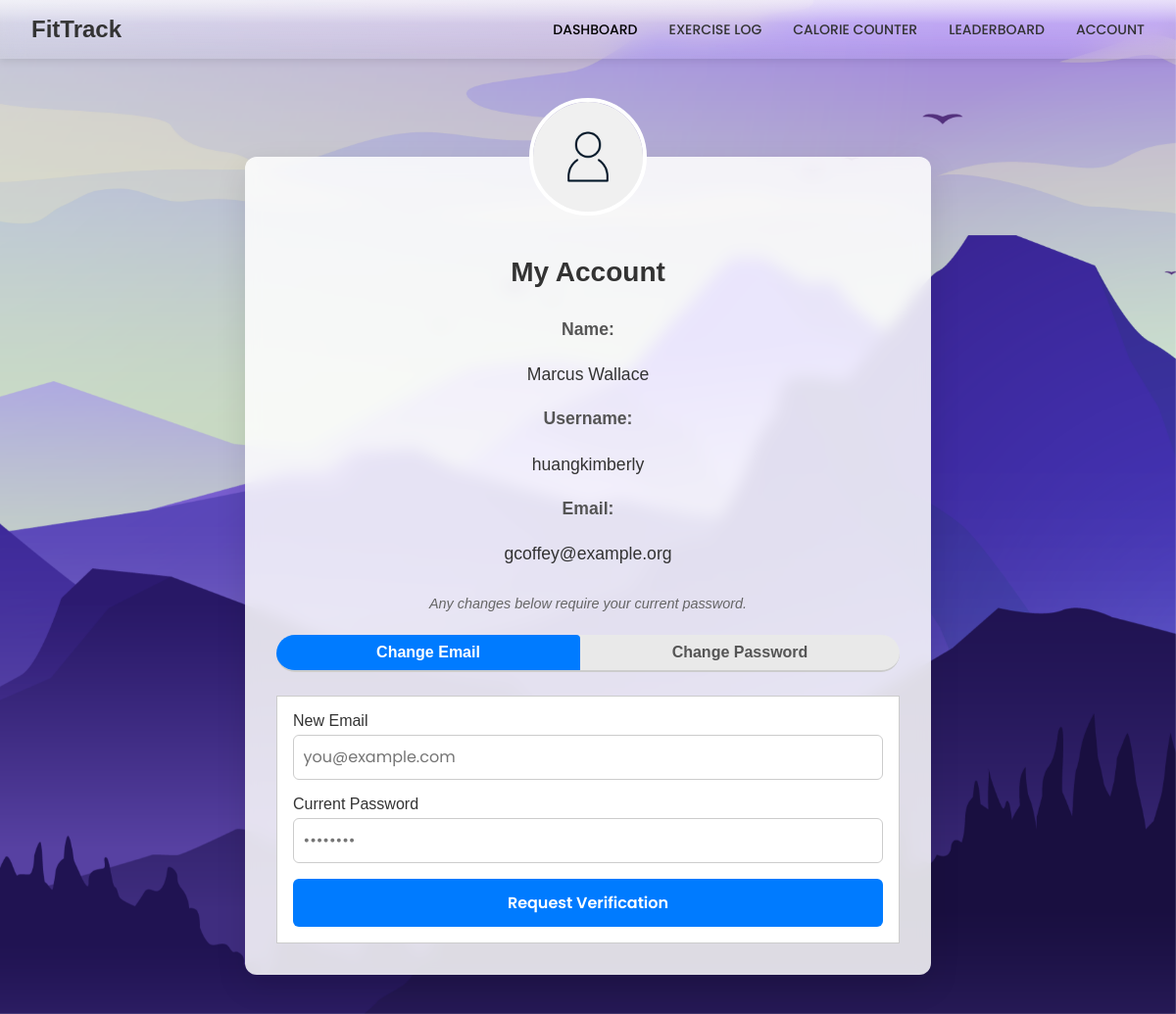
The page /account (signed in) on the database its author committed.
### app/models.py (models this page shows)
class User(db.Model):
    __tablename__ = "user"
    id = db.Column(db.Integer, primary_key=True)
    username = db.Column(db.String(100), unique=True, nullable=False)
    full_name = db.Column(db.String(100), nullable=False)
    email = db.Column(db.String(100), unique=True, nullable=False)
    password = db.Column(db.String(100), nullable=False)
    team = db.Column(db.String(100), nullable=True)
    profile_img = db.Column(db.String(255), nullable=True)
    reset_token = db.Column(db.String(100), nullable=True)
    verification_token = db.Column(db.String(100), nullable=True)
    is_verified = db.Column(db.Boolean, default=False)
    email_change_token = db.Column(db.String(64), nullable=True)
    new_email_temp = db.Column(db.String(120), nullable=True)
    exercises = db.relationship('Exercise', backref='user', lazy=True)
    meals = db.relationship('Meal', backref='user', lazy=True)
    exercise_logs = db.relationship('ExerciseLog', backref='user', lazy=True)
    meal_logs = db.relationship('MealLog', backref='user', lazy=True)

### app/auth.py (the view)
@app.route('/account')
def account():
    if 'user_id' not in session:
        return redirect(url_for('login'))  # Force login if not logged in
    user_id = session['user_id']
    user = User.query.get(user_id)
    return render_template('account.html', user=user)

### app/templates/account.html (shortened to what this page needs)
{% extends "baselogin.html" %}
{% block head %}
  <link rel="stylesheet" href="{{ url_for('static', filename='css/account.css') }}">
{% endblock %}
{% block header %}
  {% include 'header.html' %}
{% endblock %}
{% block content %}
<div class="container-fluid account-page">
  <div class="account-card">
    <form action="{{ url_for('upload_avatar') }}" method="POST" enctype="multipart/form-data" class="avatar-wrapper">
      <label for="avatar-input">
        <img src="{{ url_for('static', filename=user.profile_img or 'images/avatar.webp') }}" alt="Profile avatar" class="avatar">
      </label>
    </form>
    <h2 class="account-heading">My Account</h2>
    <div class="account-info">
      <p class="info-item"><strong>Name:</strong><br>{{ user.full_name }}</p>
      <p class="info-item"><strong>Username:</strong><br>{{ user.username }}</p>
      <p class="info-item"><strong>Email:</strong><br>{{ user.email }}</p>
    </div>
    <p class="info-note">Any changes below require your current password.</p>
    <ul class="tabs" role="tablist">
      <li class="tab-link active" data-tab="tab-email">Change Email</li>
      <li class="tab-link" data-tab="tab-password">Change Password</li>
    </ul>
    <div id="tab-email" class="tab-content active">
      <form action="{{ url_for('settings') }}" method="POST">
        <div class="form-group">
          <label for="new_email">New Email</label>
          <input type="email" id="new_email" name="new_email" placeholder="you@example.com" required>
        </div>
        <div class="form-group">
          <label for="current_password_email">Current Password</label>
          <input type="password" id="current_password_email" name="current_password" placeholder="••••••••" required>
        </div>
        <button type="submit" class="btn">Request Verification</button>
      </form>
    </div>
  </div>
</div>
{% endblock %}

### app/templates/baselogin.html (shortened to what this page needs)
<!DOCTYPE html>
<html lang="en">
<head>
  <link rel="stylesheet" href="{{ url_for('static', filename='css/login_page.css') }}">
  <link rel="stylesheet" href="{{ url_for('static', filename='css/header.css') }}">
  <link rel="stylesheet" href="{{ url_for('static', filename='css/styles.css') }}">
  <link href="https://unpkg.com/boxicons@2.1.4/css/boxicons.min.css" rel="stylesheet">
  {% block head %}{% endblock %}
</head>
<body class="{% if request.endpoint in ['login', 'reset_pass', 'signup', 'usernamepassreset'] %}login{% endif %}">
  <img src="{{ url_for('static', filename='images/login-bg.png') }}" alt="Background" class="login__bg">
  {% block header %}{% endblock %}
  {% block content %}{% endblock %}
</body>
</html>

### app/templates/header.html (shortened to what this page needs)
<header class="main-header">
  <div class="header-inner">
    <a href="{{ url_for('dashboard') }}" class="logo">FitTrack</a>
    <nav>
      <ul class="nav-links">
        <li><a href="{{ url_for('dashboard') }}" class="active">Dashboard</a></li>
        <li><a href="{{ url_for('exercise_log') }}">Exercise Log</a></li>
        <li><a href="{{ url_for('calorie_counter') }}">Calorie Counter</a></li>
        <li><a href="{{ url_for('leaderboard') }}">Leaderboard</a></li>
        <li><a href="{{ url_for('account') }}">Account</a></li>
      </ul>
    </nav>
  </div>
</header>

### app/static/css/login_page.css (style rules this page uses)
:root { --white-color: hsl(0, 0%, 100%); --black-color: hsl(0, 0%, 0%); --body-font: "Poppins", sans-serif; --h1-font-size: 2rem; --normal-font-size: 1rem; --small-font-size: 0.813rem; }
* { box-sizing: border-box; padding: 0; margin: 0; }
body, input, button { font-family: var(--body-font); font-size: var(--normal-font-size); }
a { text-decoration: none; }
img { display: block; max-width: 100%; height: auto; }
.login__bg { position: absolute; width: 100%; height: 100%; object-fit: cover; object-position: center; }

### app/static/css/header.css (style rules this page uses)
.main-header { position: fixed; top: 0; left: 0; width: 100%; z-index: 1000; background: linear-gradient( to bottom, rgba(255,255,255,0.6) 0%, rgba(255,255,255,0.3) 40%, rgba(255,255,255,0.1) 100% ) !important; backdrop-filter: blur(12px) saturate(120%) !important; box-shadow: 0 2px 8px rgba(0,0,0,0.1) !important; border-bottom: none !important; overflow: hidden; }
.main-header::before { content: ""; position: absolute; top: 0; left: 0; width: 100%; height: 40%; background: linear-gradient( to bottom, rgba(255,255,255,0.4) 0%, rgba(255,255,255,0) 100% ); pointer-events: none; }

### app/static/css/styles.css (style rules this page uses)
* { margin: 0; padding: 0; box-sizing: border-box; }
body { font-family: Arial, sans-serif; background-color: #f9f9f9; color: #333; }
header { background-color: #ffffff; border-bottom: 1px solid #ccc; text-align: center; padding: 1rem 0; }
nav ul { list-style: none; display: inline-flex; gap: 1rem; }
nav ul li a { text-decoration: none; color: #333; font-weight: bold; transition: color 0.2s; }
button, .btn-link { margin-top: 0.5rem; padding: 0.4rem 0.8rem; border: 1px solid #007BFF; background-color: #007BFF; color: #fff; border-radius: 4px; cursor: pointer; font-size: 0.9rem; }
.info-note { font-style: italic; color: #555; margin-bottom: 1.5rem; }
.tabs { list-style: none; padding: 0; display: flex; border-bottom: 2px solid #ccc; margin-bottom: 1rem; }
.tab-link { padding: 0.5rem 1rem; cursor: pointer; border: 1px solid transparent; margin-right: 0.5rem; border-top-left-radius: 4px; border-top-right-radius: 4px; }
.tab-content { display: none; border: 1px solid #ccc; padding: 1rem; background-color: #fff; }
.form-group { margin-bottom: 1rem; }
.form-group label { display: block; margin-bottom: 0.5rem; font-weight: bold; }
.form-group input { width: 100%; padding: 0.5rem; border: 1px solid #ccc; border-radius: 4px; }

### app/static/css/account.css (style rules this page uses)
.account-page .account-card { position: relative; z-index: 1; width: 90%; max-width: 700px; margin: 100px auto 40px; padding: 2rem; background: rgba(255, 255, 255, 0.85); border-radius: 12px; box-shadow: 0 12px 32px rgba(0, 0, 0, 0.1); backdrop-filter: blur(8px); }
.account-page .avatar-wrapper { position: absolute; top: -60px; left: 50%; transform: translateX(-50%); z-index: 2; }
.account-page .avatar-wrapper .avatar { width: 120px; height: 120px; border-radius: 50%; border: 4px solid #fff; object-fit: cover; cursor: pointer; }
.account-page .account-heading { margin-top: 70px; font-size: 1.75rem; font-weight: 700; text-align: center; color: #333; }
.account-page .account-info { margin: 2rem 0; }
.account-page .account-info .info-item { display: block; text-align: center; margin: 1.5rem 0; font-size: 1.1rem; line-height: 1.2; }
.account-page .account-info .info-item strong { display: block; margin-bottom: 0.25rem; color: #555; }
.account-page .info-note { font-size: 0.9rem; color: #666; text-align: center; margin-bottom: 1.5rem; }
.account-page .tabs { display: flex; background: #e9e9e9; border-radius: 999px; overflow: hidden; margin-bottom: 1.5rem; list-style: none; padding: 0; }
.account-page .tab-link { flex: 1; text-align: center; padding: 0.5rem 0; cursor: pointer; font-weight: 600; color: #555; transition: background 0.2s, color 0.2s; }
.account-page .tab-link.active { background: #007bff; color: #fff; }
.account-page .tab-content { display: none; }
.account-page .tab-content.active { display: block; }
.account-page .form-group { margin-bottom: 1rem; }
.account-page .form-group label { display: block; margin-bottom: 0.3rem; font-weight: 500; color: #333; }
.account-page .form-group input { width: 100%; padding: 0.6rem; font-size: 1rem; border: 1px solid #ccc; border-radius: 6px; box-sizing: border-box; }
.account-page .btn { display: block; width: 100%; padding: 0.75rem; font-size: 1rem; font-weight: 600; text-align: center; background: #007bff; color: #fff; border: none; border-radius: 6px; cursor: pointer; transition: background 0.2s; }

### rows shown on the page
User: full_name "Marcus Wallace", username "huangkimberly", email "gcoffey@example.org"
